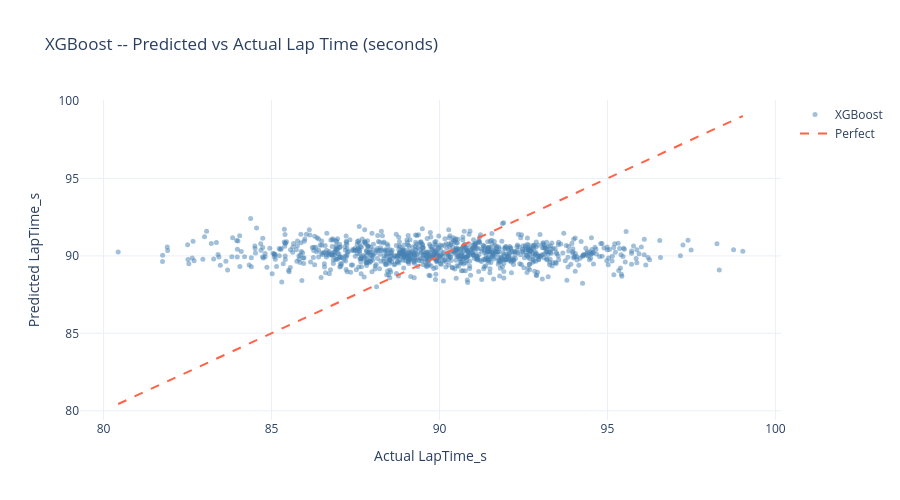

The notebook cell saved with this chart:
### Markdown cell above
### 9.1 Predicted vs Actual Lap Times

### Code cell
# Plotly: interactive scatter — ideal for race-engineer hover exploration
fig = go.Figure()
sample_idx = np.random.choice(len(y_test), min(1000, len(y_test)), replace=False)
y_actual_s  = y_test.iloc[sample_idx]
y_predict_s = y_pred_xgb[sample_idx]

fig.add_trace(go.Scatter(
    x=y_actual_s, y=y_predict_s,
    mode="markers",
    marker=dict(size=5, color="steelblue", opacity=0.5),
    name="XGBoost"
))
# Perfect prediction line
lim = [y_test.min(), y_test.max()]
fig.add_trace(go.Scatter(x=lim, y=lim, mode="lines",
    line=dict(color="tomato", dash="dash"), name="Perfect"))

fig.update_layout(
    title="XGBoost -- Predicted vs Actual Lap Time (seconds)",
    xaxis_title="Actual LapTime_s",
    yaxis_title="Predicted LapTime_s",
    template="plotly_white",
    height=500,
)
fig.write_html(str(REPORTS_DIR / "fig_05_predicted_vs_actual.html"))
fig.show()

### Figure 1 — Plotly figure (JSON) as saved in the notebook; plotly's stock layout.template omitted (floating-point values rounded to 4 significant figures; data arrays with more than 128 entries replaced by an {"elided": "..."} marker saying what was removed)
{"data": [{"marker": {"color": "steelblue", "opacity": 0.5, "size": 5}, "mode": "markers", "name": "XGBoost", "type": "scatter", "x": {"elided": "1000 float values"}, "y": {"elided": "1000 float values"}}, {"line": {"color": "tomato", "dash": "dash"}, "mode": "lines", "name": "Perfect", "type": "scatter", "x": [80.44, 99.03], "y": [80.44, 99.03]}], "layout": {"height": 500, "title": {"text": "XGBoost -- Predicted vs Actual Lap Time (seconds)"}, "xaxis": {"title": {"text": "Actual LapTime_s"}}, "yaxis": {"title": {"text": "Predicted LapTime_s"}}}}
